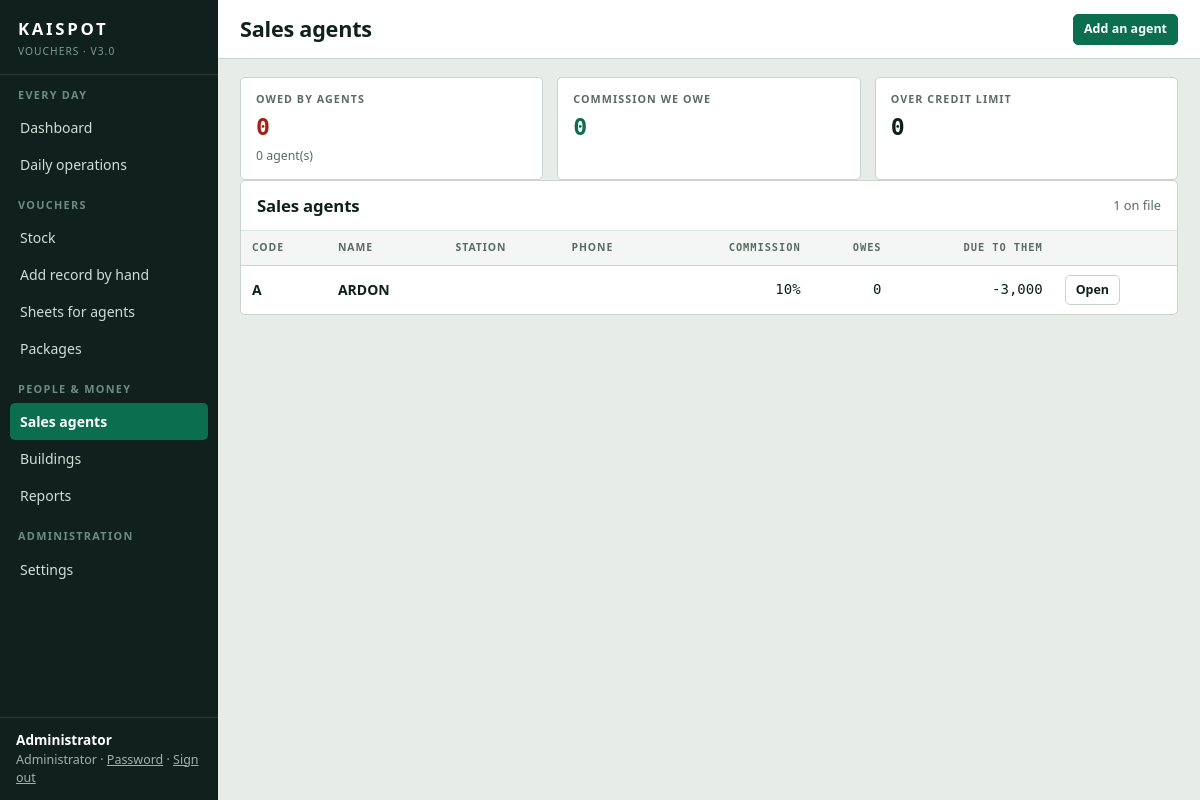
The page /agents/ (signed in) on the database its author committed.
### tables this page shows
CREATE TABLE users (
    id            INTEGER PRIMARY KEY AUTOINCREMENT,
    username      TEXT    NOT NULL UNIQUE COLLATE NOCASE,
    password_hash TEXT    NOT NULL,
    full_name     TEXT    NOT NULL DEFAULT '',
    role          TEXT    NOT NULL DEFAULT 'agent',   -- admin | manager | agent
    agent_id      INTEGER REFERENCES agents(id) ON DELETE CASCADE,
    active        INTEGER NOT NULL DEFAULT 1,
    must_change   INTEGER NOT NULL DEFAULT 0,
    created_at    TEXT    NOT NULL DEFAULT (datetime('now'))
);

CREATE TABLE agents (
    id              INTEGER PRIMARY KEY AUTOINCREMENT,
    code            TEXT    NOT NULL UNIQUE COLLATE NOCASE,
    name            TEXT    NOT NULL,
    phone           TEXT    NOT NULL DEFAULT '',
    station         TEXT    NOT NULL DEFAULT '',
    nin             TEXT    NOT NULL DEFAULT '',
    next_of_kin     TEXT    NOT NULL DEFAULT '',
    commission_rate INTEGER NOT NULL DEFAULT 1000,  -- basis points, 1000 = 10%
    monthly_target  INTEGER NOT NULL DEFAULT 0,
    daily_target    INTEGER NOT NULL DEFAULT 0,
    credit_limit    INTEGER NOT NULL DEFAULT 0,     -- 0 = no ceiling on debt
    notes           TEXT    NOT NULL DEFAULT '',
    joined_on       TEXT    NOT NULL DEFAULT (date('now')),
    active          INTEGER NOT NULL DEFAULT 1,
    created_at      TEXT    NOT NULL DEFAULT (datetime('now'))
, building_id INTEGER REFERENCES buildings(id) ON DELETE SET NULL);

### backend/routes/agents.py (the view)
@bp.route("/")
@auth.staff_only
def index():
    return render_template("pages/agents.html",
                           agents=agent_service.all_agents(include_inactive=True),
                           positions={p["id"]: p for p in
                                      ledger.all_positions(include_inactive=True)},
                           company=ledger.company_totals())

### backend/auth.py (called while the page is built)
def current_user():
    if "user" in g:
        return g.user
    user_id = session.get("user_id")
    g.user = None
    if user_id:
        g.user = one("SELECT * FROM users WHERE id = ? AND active = 1", (user_id,))
        if g.user is None:
            session.clear()
    return g.user

def staff_only(view: Callable) -> Callable:
    @functools.wraps(view)
    def wrapped(*args, **kwargs):
        user = current_user()
        if user is None:
            return redirect(url_for("auth.sign_in"))
        if user["role"] not in ("admin", "manager"):
            flash("That area is for office staff.", "error")
            return redirect(home_for(user))
        return view(*args, **kwargs)
    return wrapped

### backend/db.py (called while the page is built)
def connect() -> sqlite3.Connection:
    DATA_DIR.mkdir(parents=True, exist_ok=True)
    conn = sqlite3.connect(DB_PATH, timeout=15, isolation_level=None)
    conn.row_factory = sqlite3.Row
    conn.execute("PRAGMA journal_mode = WAL")
    conn.execute("PRAGMA foreign_keys = ON")
    conn.execute("PRAGMA busy_timeout = 15000")
    conn.execute("PRAGMA synchronous = NORMAL")
    return conn

def get_db() -> sqlite3.Connection:
    if "db" not in g:
        g.db = connect()
    return g.db

def query(sql: str, params: tuple | dict = ()) -> list[sqlite3.Row]:
    return get_db().execute(sql, params).fetchall()

def rows(sql: str, params: tuple | dict = ()) -> list[dict]:
    return [dict(r) for r in query(sql, params)]

def one(sql: str, params: tuple | dict = ()) -> sqlite3.Row | None:
    return get_db().execute(sql, params).fetchone()

### backend/money.py (called while the page is built)
def money(value: int | None) -> str:
    return f"{int(value or 0):,}"

def pct(basis_points: int | None) -> str:
    return f"{(int(basis_points or 0) / 100):g}%"

### backend/services/agents.py (called while the page is built)
def all_agents(include_inactive: bool = False) -> list[dict]:
    sql = ("SELECT a.*, b.name AS building, b.area AS building_area "
           "FROM agents a LEFT JOIN buildings b ON b.id = a.building_id")
    if not include_inactive:
        sql += " WHERE a.active = 1"
    return rows(sql + " ORDER BY a.name")

### backend/services/ledger.py (called while the page is built)
def company_totals() -> dict:
    positions = all_positions()
    return {
        "debt": sum(p["debt"] for p in positions if p["debt"] > 0),
        "commission_due": sum(p["commission_due"] for p in positions
                              if p["commission_due"] > 0),
        "agents_in_debt": sum(1 for p in positions if p["debt"] > 0),
        "over_limit": sum(1 for p in positions if p["over_limit"]),
    }

### frontend/templates/pages/agents.html
{% extends "base.html" %}
{% block title %}Sales agents{% endblock %}
{% block toolbar %}<a class="btn small" href="{{ url_for('agents.new') }}">Add an agent</a>{% endblock %}
{% block content %}
<div class="grid three">
  <div class="stat short"><div class="label">Owed by agents</div>
    <div class="stat-value">{{ company.debt | money }}</div>
    <div class="foot">{{ company.agents_in_debt }} agent(s)</div></div>
  <div class="stat accent"><div class="label">Commission we owe</div>
    <div class="stat-value">{{ company.commission_due | money }}</div></div>
  <div class="stat {% if company.over_limit %}short{% endif %}">
    <div class="label">Over credit limit</div>
    <div class="stat-value">{{ company.over_limit }}</div></div>
</div>
<div class="card">
  <div class="card-head"><h2>Sales agents</h2><div class="spacer"></div>
    <span class="small muted">{{ agents | length }} on file</span></div>
  <div class="card-body tight">
    {% if agents %}
    <div class="table-scroll">
    <table>
      <thead><tr><th>Code</th><th>Name</th><th class="hide-sm">Station</th>
                 <th class="hide-sm">Phone</th><th class="fig">Commission</th>
                 <th class="fig">Owes</th><th class="fig hide-sm">Due to them</th><th></th></tr></thead>
      <tbody>
      {% for a in agents %}
        {% set pos = positions.get(a.id) %}
        <tr>
          <td><strong>{{ a.code }}</strong></td>
          <td><a class="row-link" href="{{ url_for('agents.profile', agent_id=a.id) }}">{{ a.name }}</a>
              {% if not a.active %}<span class="chip none">Off</span>{% endif %}</td>
          <td class="small muted hide-sm">{{ a.station }}</td>
          <td class="small muted hide-sm">{{ a.phone }}</td>
          <td class="fig">{{ a.commission_rate | pct }}</td>
          <td class="fig">{% if pos and pos.debt > 0 %}<span class="short-text">{{ pos.debt | money }}</span>{% else %}0{% endif %}</td>
          <td class="fig hide-sm">{{ (pos.commission_due if pos else 0) | money }}</td>
          <td><a class="btn quiet small" href="{{ url_for('agents.profile', agent_id=a.id) }}">Open</a></td>
        </tr>
      {% endfor %}
      </tbody>
    </table>
    </div>
    {% else %}
    <div class="empty"><p>No agents yet.</p>
      <a class="btn" href="{{ url_for('agents.new') }}">Add a sales agent</a></div>
    {% endif %}
  </div>
</div>
{% endblock %}

### frontend/templates/base.html (shortened to what this page needs)
<!DOCTYPE html>
<html lang="en">
<head>
<link rel="stylesheet" href="{{ url_for('static', filename='css/kaispot.css') }}">
</head>
<body>
{% set role = user.role if user else 'agent' %}
{% set staff = role in ('admin', 'manager') %}
<div class="shell">
  <aside class="sidebar">
    <div class="brand">
      <div class="brand-mark">KAISPOT</div>
      <div class="brand-sub">Vouchers &middot; v{{ app_version }}</div>
    </div>
    <nav class="nav">
      {% if staff %}
      <div class="nav-group">
        <div class="eyebrow">Every day</div>
        <a href="{{ url_for('dashboard.home') }}" {% if path == '/dashboard' %}class="on"{% endif %}>Dashboard</a>
        <a href="{{ url_for('daily.board') }}" {% if path.startswith('/daily') %}class="on"{% endif %}>Daily operations</a>
      </div>
      <div class="nav-group">
        <div class="eyebrow">Vouchers</div>
        <a href="{{ url_for('stock.index') }}" {% if path == '/stock/' %}class="on"{% endif %}>Stock</a>
        <a href="{{ url_for('stock.manual') }}" {% if path.startswith('/stock/manual') %}class="on"{% endif %}>Add record by hand</a>
        <a href="{{ url_for('stock.sheet_list') }}" {% if path.startswith('/stock/sheets') %}class="on"{% endif %}>Sheets for agents</a>
        <a href="{{ url_for('packages.index') }}" {% if path.startswith('/packages') %}class="on"{% endif %}>Packages</a>
      </div>
      <div class="nav-group">
        <div class="eyebrow">People &amp; money</div>
        <a href="{{ url_for('agents.index') }}" {% if path.startswith('/agents') %}class="on"{% endif %}>Sales agents</a>
        <a href="{{ url_for('buildings.index') }}" {% if path.startswith('/buildings') %}class="on"{% endif %}>Buildings</a>
        <a href="{{ url_for('reports.index') }}" {% if path.startswith('/reports') %}class="on"{% endif %}>Reports</a>
      </div>
      {% if role == 'admin' %}
      <div class="nav-group">
        <div class="eyebrow">Administration</div>
        <a href="{{ url_for('settings.index') }}" {% if path.startswith('/settings') %}class="on"{% endif %}>Settings</a>
      </div>
      {% endif %}
      {% endif %}
    </nav>
    {% if user %}
    <div class="who">
      <strong>{{ user.full_name or user.username }}</strong>
      {{ role_labels.get(user.role, user.role) }} &middot;
      <a href="{{ url_for('auth.password') }}">Password</a> &middot;
      <a href="{{ url_for('auth.sign_out') }}">Sign out</a>
    </div>
    {% endif %}
  </aside>
  <div class="main">
    <header class="topbar">
      <h1>{% block heading %}{{ self.title() }}{% endblock %}</h1>
      {% block toolbar %}{% endblock %}
    </header>
    <main class="content">
      {% block content %}{% endblock %}
    </main>
  </div>
</div>
</body>
</html>

### rows shown on the page
users: full_name "Administrator", get "Administrator"
agents: code "A", name "ARDON", commission_rate|pct "10%", commission_due "-3,000"

### other values the page prints
{{ app_version }} "3.0"
{{ company.debt | money }} "0"
{{ company.agents_in_debt }} "0"
{{ company.commission_due | money }} "0"
{{ company.over_limit }} "0"
{{ agents | length }} "1"
